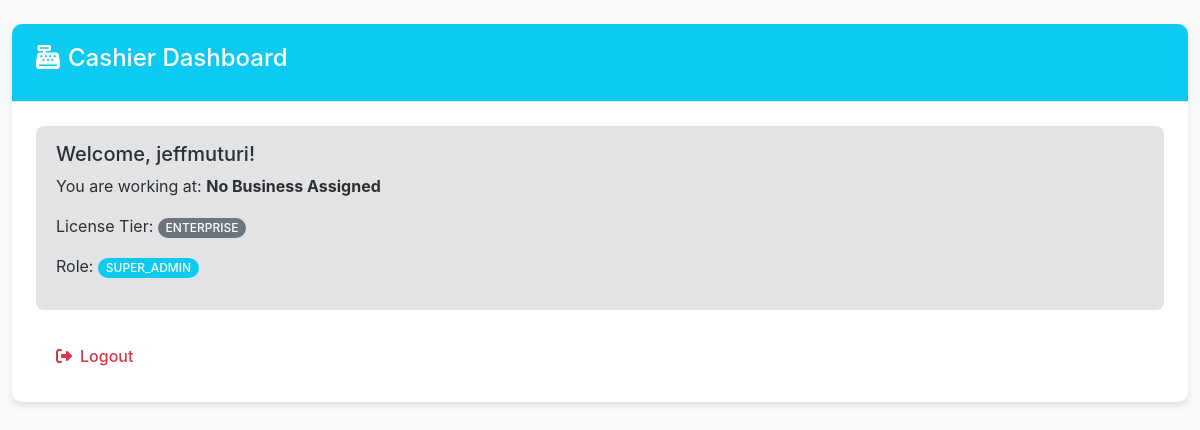
/accounts/dashboard/cashier/ (signed in), run on the app's committed database.
### accounts/models.py (models this page shows, shortened)
class User(AbstractUser):
    class Role(models.TextChoices):
        SUPER_ADMIN = 'SUPER_ADMIN', _('Super Admin')
        BUSINESS_ADMIN = 'BUSINESS_ADMIN', _('Business Admin')
        CASHIER = 'CASHIER', _('Cashier')
        STAFF = 'STAFF', _('Staff')
    role = models.CharField(
        max_length=20,
        choices=Role.choices,
        default=Role.CASHIER,
    )
    phone_number = models.CharField(max_length=20, blank=True, null=True)
    profile_picture = models.ImageField(
        upload_to='profile_pictures/',
        blank=True,
        null=True
    )
    business = models.ForeignKey(
        'businesses.Business',
        on_delete=models.SET_NULL,
        null=True,
        blank=True,
        related_name='users'
    )
    is_email_verified = models.BooleanField(default=False)
    email_verification_token = models.CharField(
        max_length=100, blank=True, null=True)
    last_login_ip = models.GenericIPAddressField(blank=True, null=True)
    last_login_location = models.CharField(
        max_length=255, blank=True, null=True)
    license_tier = models.CharField(
        max_length=20,
        choices=[
            ('DEMO', 'Demo'),
            ('BASIC', 'Basic'),
            ('PRO', 'Professional'),
            ('ENTERPRISE', 'Enterprise')
        ],
        default='DEMO'
    )
    created_at = models.DateTimeField(auto_now_add=True)
    updated_at = models.DateTimeField(auto_now=True)
    groups = models.ManyToManyField(
        Group,
        verbose_name=_('groups'),
        blank=True,
        help_text=_(
            'The groups this user belongs to. A user will get all permissions '
            'granted to each of their groups.'
        ),
        related_name="custom_user_groups",
        related_query_name="custom_user",
    )
    user_permissions = models.ManyToManyField(
        Permission,
        verbose_name=_('user permissions'),
        blank=True,
        help_text=_('Specific permissions for this user.'),
        related_name="custom_user_permissions",
        related_query_name="custom_user",
    )
    class Meta:
        ordering = ['-date_joined']
        verbose_name = _('User')
        verbose_name_plural = _('Users')

### accounts/views.py (the view)
# urls.py: path('dashboard/cashier/', views.cashier_dashboard, name='cashier_dashboard'),
@login_required
def cashier_dashboard(request):
    context = {
        'user': request.user,
        'business': request.user.business,
    }
    return render(request, 'cashier/dashboard.html', context)

### accounts/context_processors.py (called while the page is built)
def notifications_context(request):
    context = {}
    if request.user.is_authenticated:
        unread_count = Notification.objects.filter(
            is_active=True,
            is_read=False
        ).count()
        recent_notifications = Notification.objects.filter(
            is_active=True
        ).select_related('business').order_by('-created_at')[:5]
        context.update({
            'unread_notifications_count': unread_count,
            'recent_notifications': recent_notifications,
        })
    return context

### templates/cashier/dashboard.html (shortened to what this page needs)
{% extends 'base.html' %}
{% load static %}
{% block content %}
<div class="container-fluid">
    <div class="row">
        <div class="col-12">
            <div class="card mt-4">
                <div class="card-header bg-info text-white">
                    <h4><i class="fas fa-cash-register me-2"></i>Cashier Dashboard</h4>
                </div>
                <div class="card-body">
                    <div class="alert alert-secondary">
                        <h5>Welcome, {{ user.username }}!</h5>
                        <p>You are working at: <strong>{{ user.business.name|default:"No Business Assigned" }}</strong></p>
                        <p>License Tier: <span class="badge bg-secondary">{{ user.license_tier }}</span></p>
                        <p>Role: <span class="badge bg-info">{{ user.role }}</span></p>
                    </div>
                    <div class="mt-4">
                        <a href="{% url 'logout' %}" class="btn btn-outline-danger">
                            <i class="fas fa-sign-out-alt me-2"></i>Logout
                        </a>
                    </div>
                </div>
            </div>
        </div>
    </div>
</div>
{% endblock %}

### static/css/main.css (style rules this page uses)
:root { --primary-color: #4361ee; --secondary-color: #3f37c9; --success-color: #4cc9f0; --danger-color: #f72585; --warning-color: #f8961e; --info-color: #7209b7; --light-color: #f8f9fa; --dark-color: #212529; --border-radius: 10px; --box-shadow: 0 4px 6px rgba(0, 0, 0, 0.1); --transition: all 0.3s ease; --sidebar-width: 260px; }
body { font-family: 'Inter', -apple-system, BlinkMacSystemFont, 'Segoe UI', Roboto, sans-serif; background-color: #f8fafc; color: #334155; transition: var(--transition); }
.card { border: none; border-radius: var(--border-radius); box-shadow: var(--box-shadow); transition: var(--transition); margin-bottom: 1.5rem; background: white; }
.card-header { background: white; border-bottom: 1px solid #e2e8f0; padding: 1.25rem 1.5rem; border-radius: var(--border-radius) var(--border-radius) 0 0 !important; }
.card-body { padding: 1.5rem; }
.btn { border-radius: 8px; padding: 0.625rem 1.25rem; font-weight: 500; transition: var(--transition); border: none; }
.badge { padding: 0.35em 0.65em; font-weight: 500; border-radius: 20px; }
.alert { border: none; border-radius: 8px; padding: 1rem 1.25rem; margin-bottom: 1rem; position: relative; animation: slideDown 0.3s ease; }

### static/css/themes.css (style rules this page uses)
:root { --primary-color: #4361ee; --secondary-color: #3f37c9; --success-color: #4cc9f0; --danger-color: #f72585; --warning-color: #f8961e; --info-color: #7209b7; --sidebar-bg: #1a237e; --sidebar-color: #ffffff; }
[data-theme="light"] { --bg-primary: #ffffff; --bg-secondary: #f8fafc; --bg-sidebar: #1e293b; --text-primary: #334155; --text-secondary: #64748b; --border-color: #e2e8f0; --card-bg: #ffffff; }
.theme-blue { --primary-color: #4361ee; --secondary-color: #3f37c9; }

### data on the page
User: username "jeffmuturi", business.name "No Business Assigned", license_tier "ENTERPRISE", role "SUPER_ADMIN"
